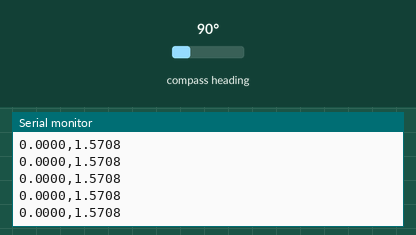
Recording of a sketch running on a simulated Arduino Uno, built with avr-gcc and run on an emulated ATmega328P. Shown: the last lines printed to the serial monitor. Wiring (inferred from the names in the program): AS5600 angle sensor at I2C address 0x36. The test bench sets the inputs (shaded band); at power-on: compass heading 90°.

Above: at 1.7 s.
1.8 s: compass heading set to 7°
At 2.6 s:
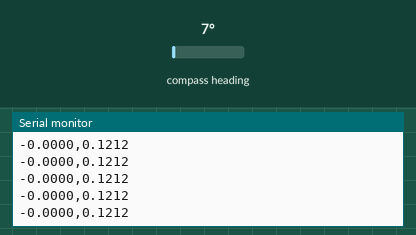
3.3 s: compass heading set to 90°
At 4.2 s:
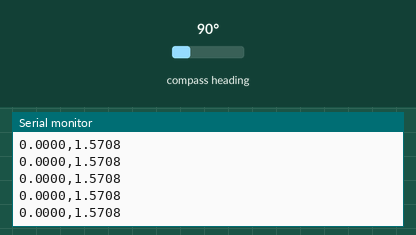
Timing chart, 0 to 6.3 s (numbered marks = the images above; inputs shaded):
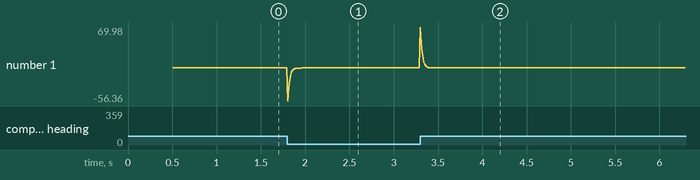

The sketch:

encoder_speed_angle_sender.ino
```cpp
/*
 * AS5600 速度计与里程计数据源 (最终稳健版 v8.0)
 * - 功能: 在Arduino端完成对时间精度要求最高的“速度计算”和“滤波”，向上层提供干净的数据。
 * - 频率: 100Hz
 * - 输出格式: "滤波后的角速度,连续角度" (e.g., "10.12,35.48")
 */

#include <Wire.h>

// ========== 低通滤波器类 ==========
class LowPassFilter {
public:
    LowPassFilter(float time_constant) : y(0.0f), timestamp_us(0) {
        Tf = time_constant;
    }

    float operator()(float x) {
        unsigned long now = micros();
        if (timestamp_us == 0) { // 第一次调用时初始化
            y = x;
            timestamp_us = now;
            return y;
        }

        float dt = (float)(now - timestamp_us) * 1e-6f;
        timestamp_us = now;

        if (dt <= 0) return y; // 防止时间戳回绕等问题

        float alpha = dt / (Tf + dt);
        y = alpha * x + (1.0f - alpha) * y;
        return y;
    }
private:
    float y, Tf;
    unsigned long timestamp_us;
};

// ========== 全局变量 ==========
const float _2PI = 6.28318530718f;
const unsigned int SEND_INTERVAL_MS = 10; // 10ms -> 100Hz

float angle_prev_read = 0.0f;       // 用于getContinuousAngle内部
float angle_prev_vel = 0.0f;        // 用于getRawVelocity内部
unsigned long time_prev_vel_us = 0; // 用于getRawVelocity内部 (使用微秒)
unsigned long last_send_time_ms = 0;  // 用于loop中的定时发送 (使用毫秒)
int32_t full_rotations = 0;
bool first_read = true;

// 滤波器实例，Tf=0.02s提供了较好的平滑效果
LowPassFilter velocity_filter(0.02f);

// ========== 函数声明 ==========
float getRawAngle();
float getContinuousAngle();
float getRawVelocity();

// ========== Arduino 主程序 ==========
void setup() {
    Serial.begin(115200);
    Wire.begin();
    Wire.setClock(400000); // 提高I2C速率
    delay(500); // 等待传感器稳定

    // 初始化函数，填充初始值
    getContinuousAngle();
    getRawVelocity();

    Serial.println("Encoder ready. Sending: filtered_velocity,continuous_angle");
}

void loop() {
    // 持续计算，以保持所有内部状态（角度、速度、时间戳）的更新
    float raw_velocity = getRawVelocity();
    float filtered_velocity = velocity_filter(raw_velocity);

    // 使用millis()定时发送数据
    unsigned long current_millis = millis();
    if (current_millis - last_send_time_ms >= SEND_INTERVAL_MS) {
        last_send_time_ms = current_millis;

        // 发送两个值：1. 滤波后的角速度 (用于PID), 2. 最新的连续角度 (用于Odom)
        Serial.print(filtered_velocity, 4);
        Serial.print(",");
        // angle_prev_vel 变量在 getRawVelocity() 中被更新，保存着最新的连续角度值
        Serial.println(angle_prev_vel, 4);
    }
}

// ========== 核心函数实现 ==========
float getRawAngle() {
    Wire.beginTransmission(0x36); Wire.write(0x0C);
    if (Wire.endTransmission() != 0) return -1.0f;

    Wire.requestFrom(0x36, 2);
    if (Wire.available() < 2) return -1.0f;

    uint16_t rawValue = (Wire.read() << 8) | Wire.read();
    return (float)rawValue / 4096.0f * _2PI;
}

float getContinuousAngle() {
    float current_angle = getRawAngle();
    if (current_angle < 0) return angle_prev_read + (float)full_rotations * _2PI;

    if (first_read) {
        angle_prev_read = current_angle;
        first_read = false;
    }

    float d_angle = current_angle - angle_prev_read;
    if (d_angle < -_2PI * 0.8f) full_rotations++;
    else if (d_angle > _2PI * 0.8f) full_rotations--;

    angle_prev_read = current_angle;
    return (float)full_rotations * _2PI + current_angle;
}

float getRawVelocity() {
    unsigned long now_us = micros();
    float current_angle = getContinuousAngle();

    if (time_prev_vel_us == 0) {
        time_prev_vel_us = now_us;
        angle_prev_vel = current_angle;
        return 0.0f;
    }

    float dt_s = (float)(now_us - time_prev_vel_us) * 1e-6f;
    // 防止dt异常
    if (dt_s <= 0 || dt_s > 0.1) {
        time_prev_vel_us = now_us;
        angle_prev_vel = current_angle;
        return 0.0f;
    }

    float velocity = (current_angle - angle_prev_vel) / dt_s;

    time_prev_vel_us = now_us;
    angle_prev_vel = current_angle;

    return velocity;
}
```

Measured:
- after the input at 1.8 s, the serial monitor: prints a new line at once (image 1)
- after the input at 3.3 s, the serial monitor: prints a new line at once (image 2)
